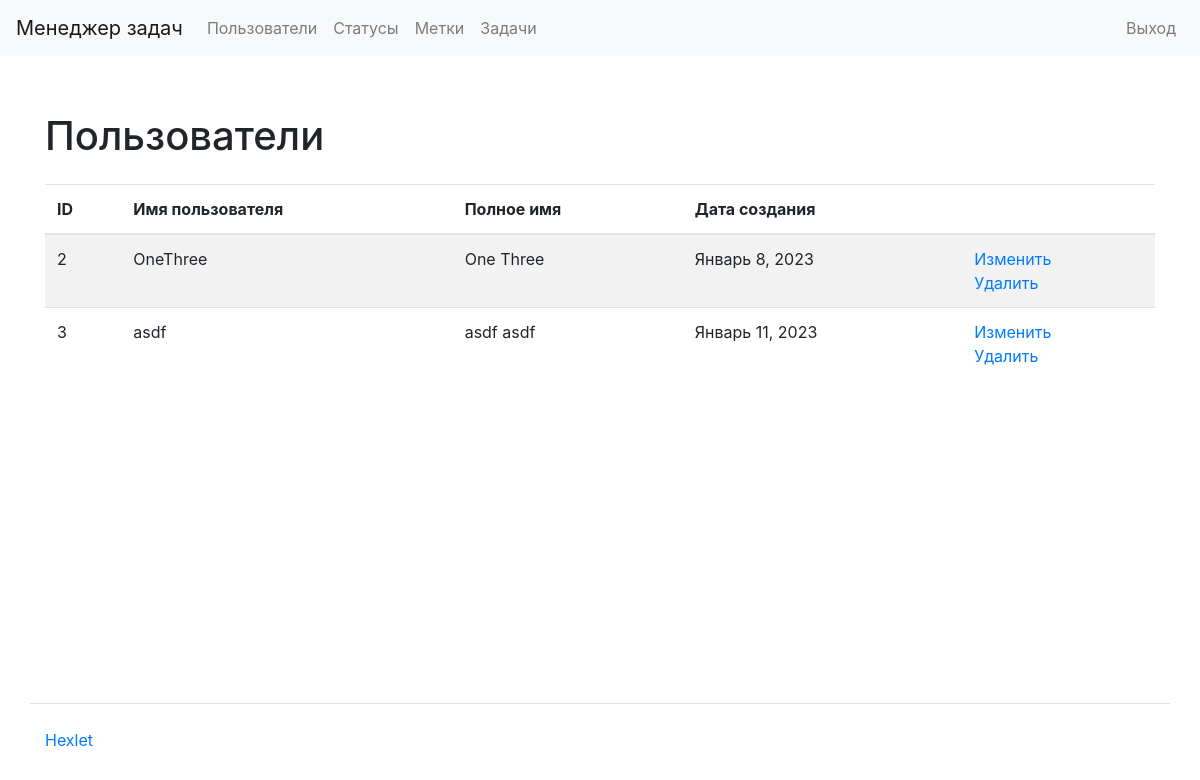
The app's page /users/ (signed in) with its own data.
### task_manager/users/models.py (models this page shows)
class CustomUser(AbstractUser):
    def __str__(self):
        return self.get_full_name()

### task_manager/users/views.py (the view)
# urls.py: path('', views.UsersListView.as_view(), name='users_index'),
class UsersListView(ListView):
    model = get_user_model()
    template_name = 'users/index.html'

### task_manager/templates/users/index.html (shortened to what this page needs)
{% extends "index.html" %}
{% load bootstrap4 %}
{% load i18n %}
{% block content %}
<div class="container wrapper flex-grow-1">
    <h1 class="my-4">
        {% trans "Users" %}
    </h1>
    <table class="table table-striped">
        <thead>
            <tr>
                <th>ID</th>
                <th>{% trans "Username" %}</th>
                <th>{% trans "Full name" %}</th>
                <th>{% trans "Creation date" %}</th>
                <th></th>
            </tr>
        </thead>
        <tbody>
            {% for user in object_list %}
            <tr>
                <td>{{ user.id }}</td>
                <td>{{ user.username }}</td>
                <td>{{ user.get_full_name }}</td>
                <td>{{ user.date_joined|date:"F j, Y" }}</td>
                <td>
                    <a href="{% url 'users_update' pk=user.id %}">
                        {% trans "Update" %}
                    </a>
                    <br/>
                    <a href="{% url 'users_delete' pk=user.id %}">
                        {% trans "Delete" %}
                    </a>
                </td>
            </tr>
            {% endfor %}
        </tbody>
    </table>
</div>
{% endblock %}

### records on screen
CustomUser: id "2", username "OneThree", get_full_name "One Three", date_joined "Январь 8, 2023"
CustomUser: id "3", username "asdf", get_full_name "asdf asdf", date_joined "Январь 11, 2023"
